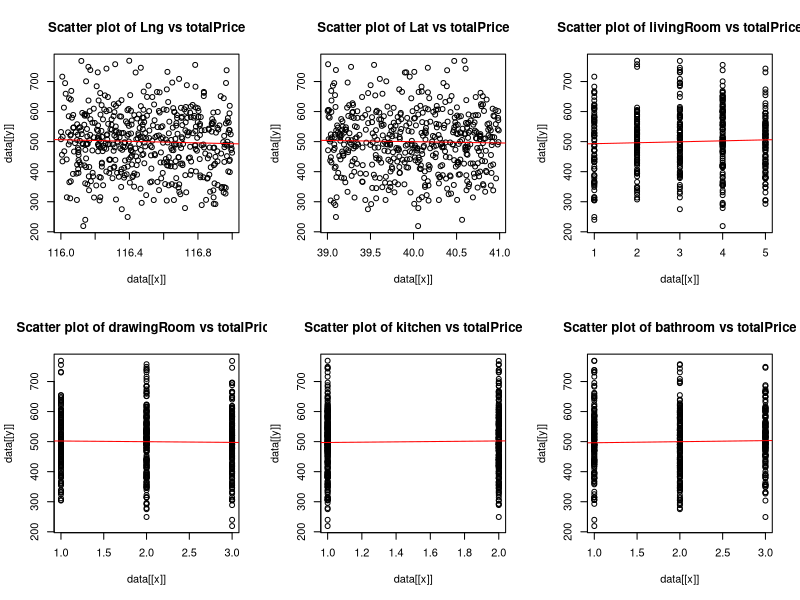
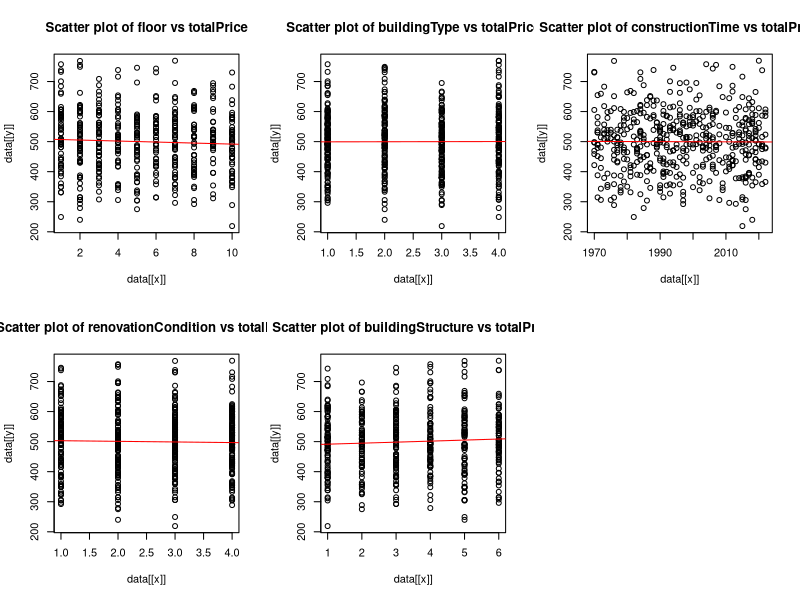

Reproduce these figures in R, in order.
#### Preamble ####
# Purpose: Ensure that a given model produces expected results through simulations on data sets, linear models and sketching graphs
# Author: Xincheng Zhang
# Date: March 29 2024
# Contact: xinchenggg.zhang@mail.utoronto.ca


#### Workspace setup ####

# 1.Simulate the Dataset
# For reproducibility
set.seed(123)
# Number of observations
n <- 500

# 2. Simulate data by simulate 14 columns, which are all variables that need to be used
simulation_data <- data.frame(
  id = 1:n,
  # Simulating Longitude coordinates
  Lng = runif(n, min = 116, max = 117),
  # Simulating Latitude coordinates
  Lat = runif(n, min = 39, max = 41),
  # Simulating total price
  totalPrice = rnorm(n, mean = 500, sd = 100),
  # Simulating square of house
  square = rnorm(n, mean = 100, sd = 20),
  # Simulating living room count
  livingRoom = sample(1:5, n, replace = TRUE),
  # Simulating drawing room count
  drawingRoom = sample(1:3, n, replace = TRUE),
  # Simulating kitchen count
  kitchen = sample(1:2, n, replace = TRUE),
  # Simulating bathroom count
  bathroom = sample(1:3, n, replace = TRUE),
  # Simulating floor height
  floor = sample(1:10, n, replace = TRUE),
  # Simulating building type
  buildingType = sample(1:4, n, replace = TRUE),
  # Simulating construction time
  constructionTime = sample(1970:2022, n, replace = TRUE),
  # Simulating renovation condition
  renovationCondition = sample(1:4, n, replace = TRUE),
  # Simulating building structure
  buildingStructure = sample(1:6, n, replace = TRUE)
)

# Create a dataframe to explain each variable
variable_explanations <- data.frame(
  Variable = c(
    "id", "Lng", "Lat", "totalPrice", "square",
    "livingRoom", "drawingRoom", "kitchen", "bathroom",
    "floor", "buildingType", "constructionTime",
    "renovationCondition", "buildingStructure"
  ),
  Explanation = c(
    "ID of each building",
    "Longitude coordinates using the BD09 protocol",
    "Latitude coordinates using the BD09 protocol",
    "Total price of the property",
    "Square footage of the house",
    "Number of living rooms",
    "Number of drawing rooms",
    "Number of kitchens",
    "Number of bathrooms",
    "Height of the floor",
    "Type of building (e.g., tower, bungalow)",
    "Construction year of the property",
    "Condition of renovation (e.g., rough, hardcover)",
    "Building structure (e.g., brick and concrete, steel)"
  )
)

# Print the variable explanations table for different data features
print(variable_explanations)


# 3. Create Linear Models----Model section
# Create linear model and print summary
create_linear_model <- function(data, formula) {
  lm_model <- lm(formula, data = data)
  summary(lm_model)
}

# Create linear models with different combinations of predictors, , which are all variables that need to be used
# To simulate the influences of different columns of properties to the total prices
lm_lng_lat <- create_linear_model(simulation_data, totalPrice ~ Lng + Lat)
lm_rooms <- create_linear_model(simulation_data, totalPrice ~ livingRoom + drawingRoom + kitchen + bathroom)
lm_floor_type <- create_linear_model(simulation_data, totalPrice ~ floor + buildingType)
lm_construction <- create_linear_model(simulation_data, totalPrice ~ constructionTime)
lm_renovation <- create_linear_model(simulation_data, totalPrice ~ renovationCondition)
lm_structure <- create_linear_model(simulation_data, totalPrice ~ buildingStructure)

# 4. Visualize the Relationships----Result section
# Create scatter plot with linear model
plot_lm <- function(data, x, y) {
  plot(data[[x]], data[[y]], main = paste("Scatter plot of", x, "vs", y))
  abline(lm(data[[y]] ~ data[[x]]), col = "red")
}

# Create scatter plots with linear models for all variables that need to be used
par(mfrow = c(2, 3))
plot_lm(simulation_data, "Lng", "totalPrice")
plot_lm(simulation_data, "Lat", "totalPrice")
plot_lm(simulation_data, "livingRoom", "totalPrice")
plot_lm(simulation_data, "drawingRoom", "totalPrice")
plot_lm(simulation_data, "kitchen", "totalPrice")
plot_lm(simulation_data, "bathroom", "totalPrice")
plot_lm(simulation_data, "floor", "totalPrice")
plot_lm(simulation_data, "buildingType", "totalPrice")
plot_lm(simulation_data, "constructionTime", "totalPrice")
plot_lm(simulation_data, "renovationCondition", "totalPrice")
plot_lm(simulation_data, "buildingStructure", "totalPrice")

# Displaying the simulated dataset
head(simulation_data)
